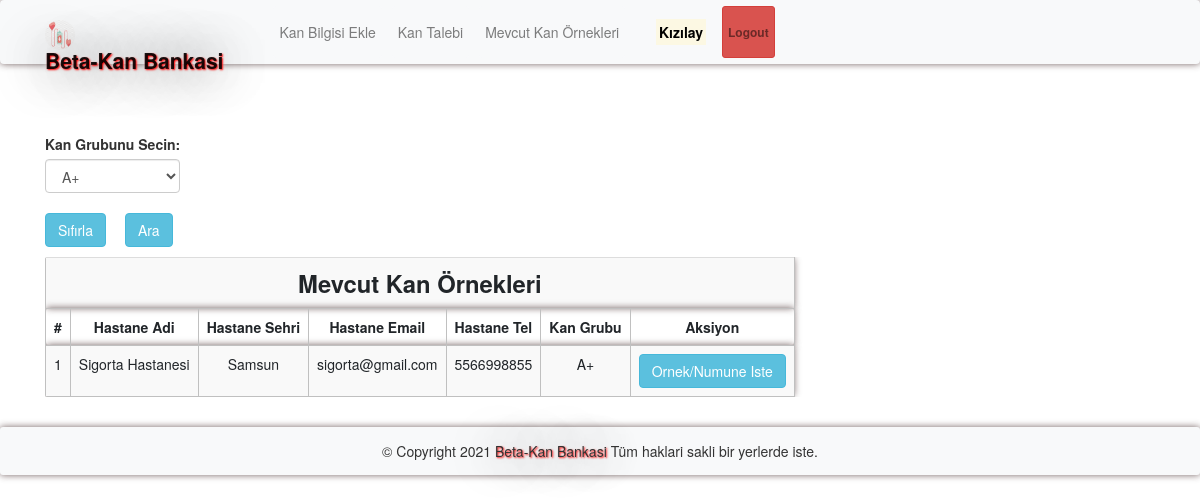
The page /abs.php?Ara=A+ (signed in) on the database its author committed.
### tables this page shows
CREATE TABLE `bloodinfo` (
  `bid` int(11) NOT NULL,
  `hid` int(11) NOT NULL,
  `bg` varchar(10) NOT NULL
);

CREATE TABLE `hospitals` (
  `id` int(11) NOT NULL,
  `hname` varchar(100) NOT NULL,
  `hemail` varchar(100) NOT NULL,
  `hpassword` varchar(100) NOT NULL,
  `hphone` varchar(100) NOT NULL,
  `hcity` varchar(100) NOT NULL
);

### message.php (called while the page is built, shortened)
<?php $counter=0; if(isset($_GET['msg'])) { ?>
	<div class="col-5 alert alert alert-success alert-dismissible fade show card" id="message">
		<button type="button" class="close" data-dismiss="alert" title="close">&times;</button><?php echo $_GET['msg'];?>
	</div>
<?php }?>

### abs.php (the view, shortened to what this page needs)
<?php
require 'file/connection.php';
if(isset($_GET['Ara']))
{
    $searchKey = $_GET['Ara'];
    $sql = "select bloodinfo.*, hospitals.* from bloodinfo, hospitals WHERE bloodinfo.hid=hospitals.id && bg LIKE '%$searchKey%'";
}
else{
    $sql = "select bloodinfo.*, hospitals.* from bloodinfo, hospitals WHERE bloodinfo.hid=hospitals.id";
}
$result = mysqli_query($conn, $sql);
?>
<!DOCTYPE html>
<html>
<?php require 'head.php'; ?>
<body>
    <?php require 'header.php'; ?>
    <div class="container cont">
        <?php require 'message.php'; ?>
        <div class="row col-lg-8 col-md-8 col-sm-12 mb-3">
            <form method="get" action="" style="margin-top:-20px; ">
            <label class="font-weight-bolder">Kan Grubunu Secin:</label>
               <select name="Ara" class="form-control">
               <option><?php echo @$_GET['Ara']; ?></option>
               </select><br>
               <a href="abs.php" class="btn btn-info mr-4"> Sıfırla</a>
               <input type="submit" name="submit" class="btn btn-info" value="Ara">
           </form>
        </div>
        <table class="table table-responsive table-striped rounded mb-5">
            <tr><th colspan="7" class="title">Mevcut Kan Örnekleri</th></tr>
            <tr>
                <th>#</th>
                <th>Hastane Adi</th>
                <th>Hastane Sehri</th>
                <th>Hastane Email</th>
                <th>Hastane Tel</th>
                <th>Kan Grubu</th>
                <th>Aksiyon</th>
            </tr>
        <?php while($row = mysqli_fetch_array($result)) { ?>
            <tr>
                <td><?php echo ++$counter;?></td>
                <td><?php echo $row['hname'];?></td>
                <td><?php echo ($row['hcity']); ?></td>
                <td><?php echo ($row['hemail']); ?></td>
                <td><?php echo ($row['hphone']); ?></td>
                <td><?php echo ($row['bg']); ?></td>
                <form action="file/request.php" method="post">
                <?php if (isset($_SESSION['hid'])) {
                ?>
                <td>
                <a href="javascript:void(0);" class="btn btn-info hospital">Ornek/Numune Iste</a></td>
                <?php }
                    else {(isset($_SESSION['rid']))
                ?>
                <td>
                <input type="submit" name="request" class="btn btn-info" value="Request Sample"></td>
                <?php } ?>
                </form>
            </tr>
        <?php } ?>
        </table>
    </div>
    <?php require 'footer.php'
    ?>
</body>

### css/style.css (style rules this page uses)
.cont { padding-top: 40px; text-align: justify; font-size: 1em; }
.card ,nav, .footer,tr,video { border-radius: 3px; transition: all 200ms ease-out; box-shadow: 0px 0px 7px rgba(97, 75, 75, 0.87); }
tr,th,td { border:0.1px solid silver; text-align: center; }
.title { font-weight: bold; font-size: 1.7em; text-transform: capitalize; text-align: center; }
form { padding-top: 20px; }
a:link { text-decoration: none; }

### rows shown on the page
bloodinfo: hid.hname "Sigorta Hastanesi", hid.hcity "Samsun", hid.hemail "sigorta@gmail.com", hid.hphone "5566998855", bg "A+"

### other values the page prints
$_SESSION['hname'] "Kızılay"
form field Ara "A+"
